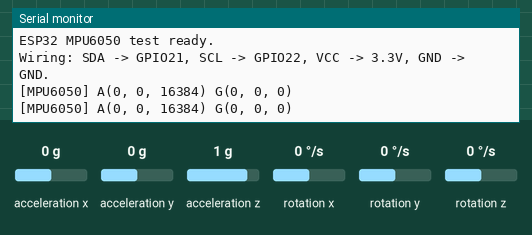
Simulated run of this sketch. Board: ESP32. Parts: the last lines printed to the serial monitor. Wiring (inferred from the names in the program): MPU-6050 motion sensor at I2C address 0x68. Inputs (shaded band) come from the test bench; at power-on: acceleration x 0 g, acceleration y 0 g, acceleration z 1 g, rotation x 0 °/s, rotation y 0 °/s, rotation z 0 °/s.

Above: at 1.8 s.
1.9 s: acceleration x set to -1.4 g
At 2.4 s:
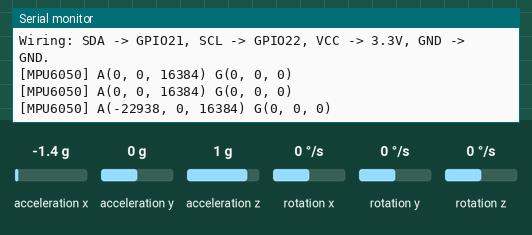
3.4 s: acceleration y set to -1.4 g
At 4.7 s:
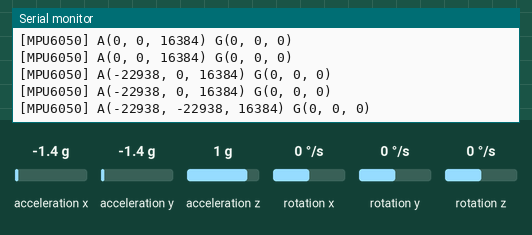
4.9 s: acceleration z set to -1.4 g
At 5.8 s:
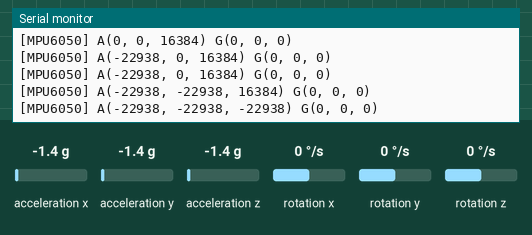
6.4 s: rotation x set to -192 °/s
At 7.7 s:
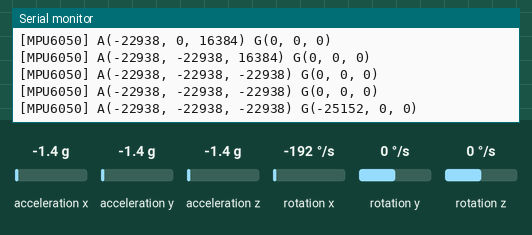
7.9 s: rotation y set to -192 °/s
At 8.6 s:
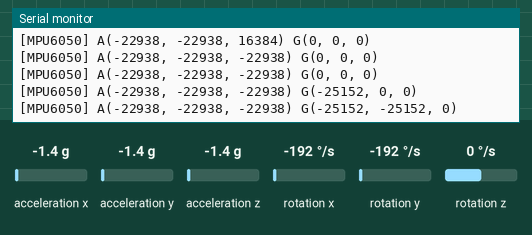

Measured:
- after the input at 1.9 s, the serial monitor: prints a new line after 0.11 s (image 1)
- after the input at 3.4 s, the serial monitor: prints a new line after 0.61 s (image 2)
- after the input at 4.9 s, the serial monitor: prints a new line after 0.11 s (image 3)
- after the input at 6.4 s, the serial monitor: prints a new line after 0.62 s (image 4)
- after the input at 7.9 s, the serial monitor: prints a new line after 0.12 s (image 5)

The sketch:

06_mpu6050_test.ino
```cpp
/*
  ESP32 + MPU6050 姿态验证模块

  接线：
  - MPU6050 VCC -> 3.3V
  - MPU6050 GND -> ESP32 GND
  - MPU6050 SDA -> GPIO21
  - MPU6050 SCL -> GPIO22

  功能：
  1. 通过 I2C 读取原始加速度和陀螺仪数据。
  2. 串口打印原始值，便于确认模块在线和姿态变化。
*/

#include <Arduino.h>
#include <Wire.h>

static const uint8_t MPU_ADDR = 0x68;

int16_t ax, ay, az, gx, gy, gz;

void mpuWrite(uint8_t reg, uint8_t val) {
  Wire.beginTransmission(MPU_ADDR);
  Wire.write(reg);
  Wire.write(val);
  Wire.endTransmission(true);
}

bool mpuReadRaw() {
  Wire.beginTransmission(MPU_ADDR);
  Wire.write(0x3B);
  if (Wire.endTransmission(false) != 0) return false;

  if (Wire.requestFrom(MPU_ADDR, (uint8_t)14, (uint8_t)true) != 14) return false;

  ax = (Wire.read() << 8) | Wire.read();
  ay = (Wire.read() << 8) | Wire.read();
  az = (Wire.read() << 8) | Wire.read();
  Wire.read(); Wire.read(); // temperature, ignore
  gx = (Wire.read() << 8) | Wire.read();
  gy = (Wire.read() << 8) | Wire.read();
  gz = (Wire.read() << 8) | Wire.read();
  return true;
}

void setup() {
  Serial.begin(115200);
  Wire.begin(21, 22);

  mpuWrite(0x6B, 0x00); // wake up MPU6050

  Serial.println();
  Serial.println(F("ESP32 MPU6050 test ready."));
  Serial.println(F("Wiring: SDA -> GPIO21, SCL -> GPIO22, VCC -> 3.3V, GND -> GND."));
}

void loop() {
  if (mpuReadRaw()) {
    Serial.print(F("[MPU6050] A("));
    Serial.print(ax);
    Serial.print(F(", "));
    Serial.print(ay);
    Serial.print(F(", "));
    Serial.print(az);
    Serial.print(F(") G("));
    Serial.print(gx);
    Serial.print(F(", "));
    Serial.print(gy);
    Serial.print(F(", "));
    Serial.print(gz);
    Serial.println(F(")"));
  } else {
    Serial.println(F("[MPU6050] read failed"));
  }
  delay(1000);
}
```
